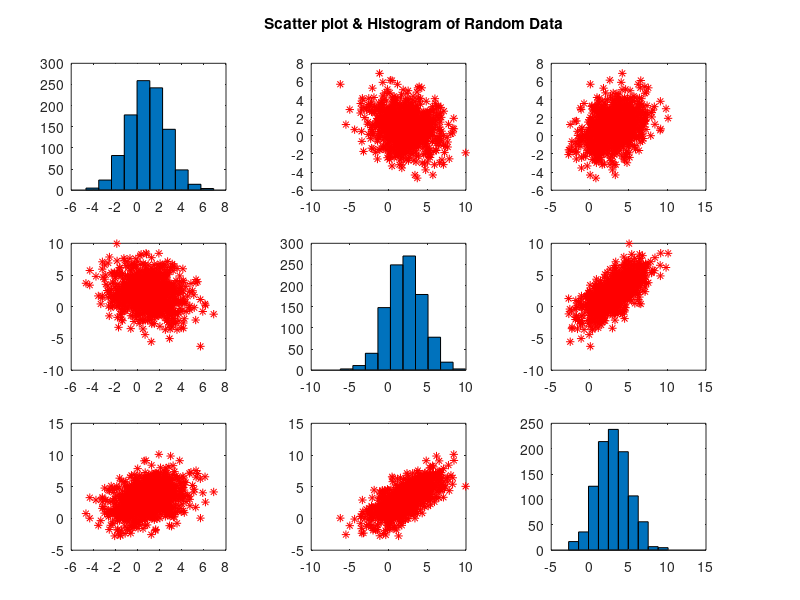

Recreate this plot in MATLAB.
clc;clear all;
N=1000; %Length of array of each RV
%given mu and sigma matrices
mu = [1,2,3]; sigma = [3,-1,1;-1,5,3;1,3,4];
A = chol(sigma); %Choleski lower dia matrix
X = randn(N,3)*A + repmat(mu,N,1);
M = mean(X)
C = cov(X)
plotmatrix(X,'*r')
title('Scatter plot & Histogram of Random Data')